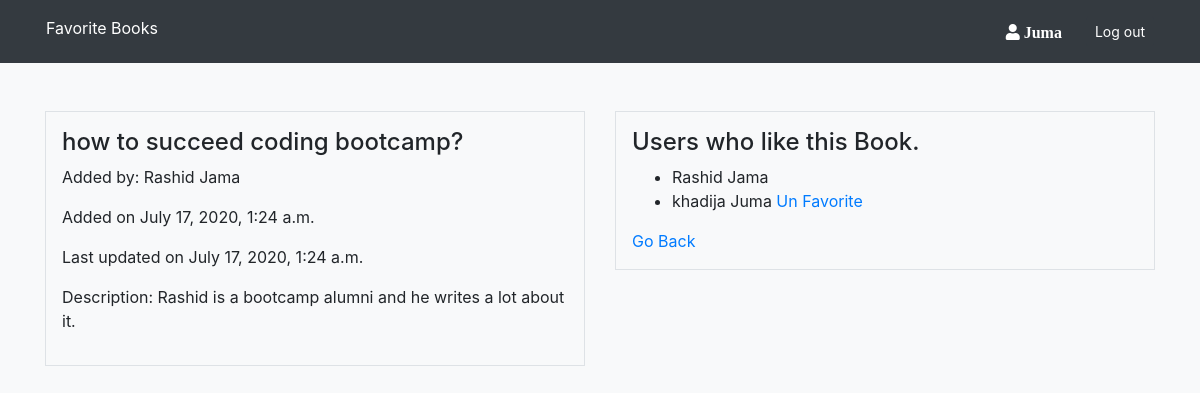
/books/7 (signed in), run on the app's committed database.
### login/models.py (models this page shows)
class User(models.Model):
  first_name = models.CharField(max_length=255)
  last_name = models.CharField(max_length=255)
  email = models.CharField(max_length=255)
  password = models.CharField(max_length=255)
  created_at = models.DateTimeField(auto_now_add=True)
  updated_at = models.DateTimeField(auto_now=True)
  objects = UserManager()

### books/models.py (models this page shows)
class Book(models.Model):
  title = models.CharField(max_length=255)
  description = models.TextField()
  uploader = models.ForeignKey(User, related_name="upload_books",on_delete=models.CASCADE)
  users_who_like = models.ManyToManyField(User, related_name='liked_books')
  created_at = models.DateTimeField(auto_now_add=True)
  updated_at = models.DateTimeField(auto_now=True)

### books/views.py (the view)
# urls.py: path('<int:book_id>', views.book_details),
def book_details(request, book_id):
  current_book = Book.objects.get(id=book_id)
  context = {
    'cur_book': current_book
  }
  if 'user_id' not in request.session:
      return redirect('/')
  else:
      return render(request, 'books/book.html', context)

### books/templates/books/book.html (shortened to what this page needs)
<!DOCTYPE html>
<html lang="en">
<head>
  <link rel="stylesheet" href="https://stackpath.bootstrapcdn.com/bootstrap/4.5.0/css/bootstrap.min.css">
  <link rel="stylesheet" href="https://use.fontawesome.com/releases/v5.8.2/css/all.css"
>
</head>
<body class="bg-light">
  <nav class="bg-dark">
  <div class="d-flex container text-white p-3">
    <a href="/books/" class="mr-auto text-white d-2">Favorite Books</a>
    <i class="fas fa-user fa-1.5x mr-4 mt-2"> {{request.session.name}}</i>
    <a href="/logout" class="btn btn-sm btn-dark text-white">Log out</a>
  </div>
  </nav>
  <div class="container">
    <div class="row mt-5">
      <div class="col-sm-6">
        {% if cur_book.uploader.id == request.session.user_id%}
        <form action="/books/update_book/{{cur_book.id}}" method="POST" class="form-group">
          {% csrf_token %}
          <input type="text" name="title" value="{{cur_book.title}}" class="form-control mb-2">
          <p>Added by: {{cur_book.uploader.first_name}} {{cur_book.uploader.last_name}}</p>
          <p>Added on {{cur_book.created_at}}</p>
          <p>Last updated on {{cur_book.updated_at}}</p>
          <label for="ds">Description</label>
          <textarea name="des" id="ds" class="form-control mb-2">{{cur_book.description}}</textarea>
          <input type="submit" value="Update" class="btn btn-outline-dark"> <a href="/books/delete_book/{{cur_book.id}}" class="btn btn-outline-danger">Delete</a>
        </form>
        {% else %}
        <div class="border p-3">
          <h4>{{cur_book.title}}</h4>
          <p>Added by: {{cur_book.uploader.first_name}} {{cur_book.uploader.last_name}}</p>
          <p>Added on {{cur_book.created_at}}</p>
          <p>Last updated on {{cur_book.updated_at}}</p>
          <p>Description: {{cur_book.description}}</p>
        </div>
        {% endif %}
      </div>
      <div class="col-sm-6">
        <div class="border p-3">
          <h4>Users who like this Book.</h4>
          <ul>
            {% for user in cur_book.users_who_like.all %}
            {% if user.id == request.session.user_id %}
            <li>{{user.first_name}} {{user.last_name}} <a href="/books/un_favorite/{{cur_book.id}}">Un Favorite</a></li>
            {% else %}
            <li>{{user.first_name}} {{user.last_name}}</li>
            {% endif%}
            {% endfor %}
          </ul>
            <a href="/books">Go Back</a>
        </div>
      </div>
    </div>
  </div>
</body>
</html>

### data on the page
User: session.name "Juma", first_name "khadija", last_name "Juma"
Book: title "how to succeed coding bootcamp?", uploader.first_name "Rashid", uploader.last_name "Jama", created_at "July 17, 2020, 1:24 a.m.", updated_at "July 17, 2020, 1:24 a.m.", description "Rashid is a bootcamp alumni and he writes a lot about it."
User: first_name "Rashid", last_name "Jama"
